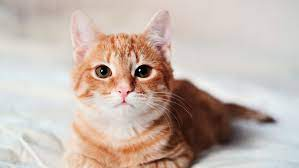
#> input picture Photos/cat.jpg, 299 x 168 px
$ python functions.py
#> lines starting #> are read from the running program, lines starting #| are printed output that depends on the picture; after the words box and inside, x2 and y2 are one past the last pixel; in counts of white or black regions, pixels touching at a corner belong together
import cv2 as cv

img = cv.imread('Photos/cat.jpg')
#> img is the input picture: shape (168, 299, 3); mean B, G, R 173.1, 181.7, 197.3

cv.imshow('Cat', img)

# Converting to grayscale
# gray = cv.cvtColor(img, cv.COLOR_BGRA2GRAY)
# cv.imshow('Gray', gray)

# Blur : Gaussian blur
# kernel size should be odd
# blur = cv.GaussianBlur(img, (3, 3), cv.BORDER_DEFAULT)
# cv.imshow('Blur', blur)

# Edge cascade
canny = cv.Canny(img, 125, 175)
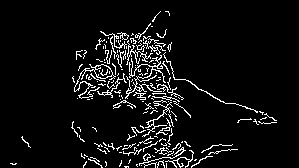
#> canny: shape (168, 299); 6.4% white in thin lines or dots, all inside (x1, y1, x2, y2) = (10, 11, 277, 168)
# [19 lines of commented-out code are left out]
cropped = img[50:200, 200:400]
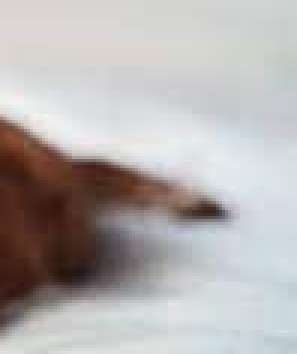
#> cropped: shape (118, 99, 3) (shown 3 times larger); mean B, G, R 176.6, 177.3, 181.4
cv.imshow('Cropped', cropped)

cv.waitKey(0)
